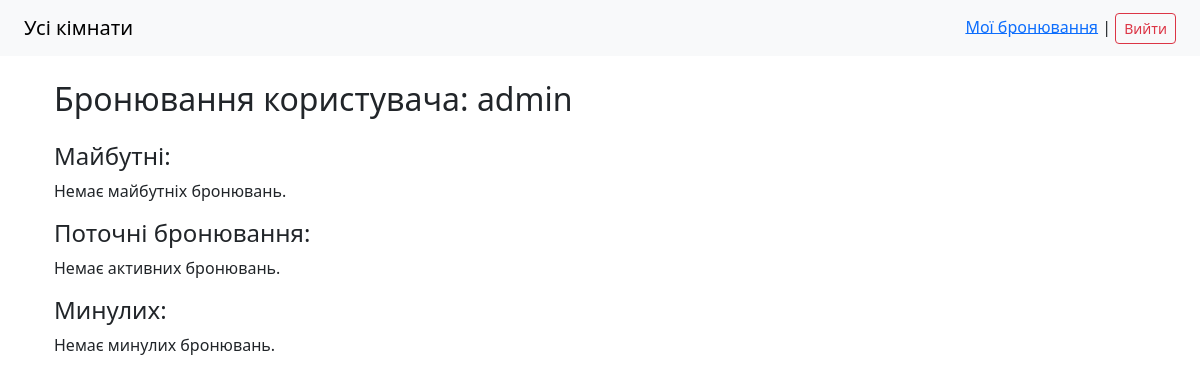
Page /my_bookings/ (signed in) on the earlier database version.
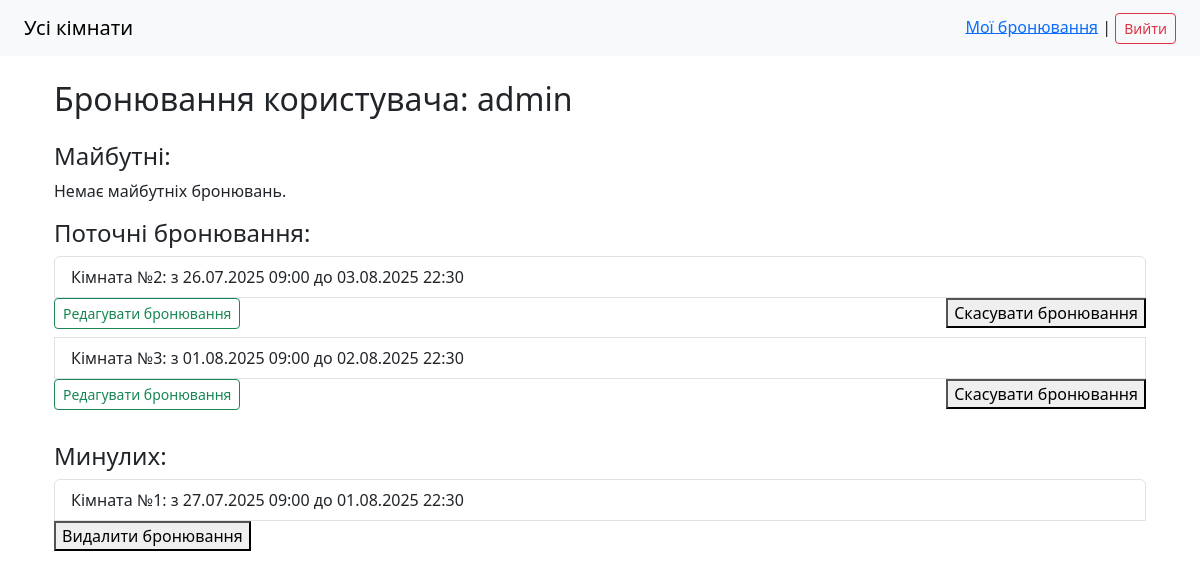
Same page on the later database version.
### booking/models.py (models this page shows, shortened)
class Booking(models.Model):
    user = models.ForeignKey(User, on_delete=models.CASCADE, related_name='bookings')
    room = models.ForeignKey(Room, on_delete = models.CASCADE, related_name = 'bookings')
    start_time = models.DateTimeField()
    end_time = models.DateTimeField()
    created_at = models.DateTimeField(auto_now_add = True)
    status = models.CharField(
        max_length = 20,
        choices = [
            ('pending', 'Очікує підтвердження'),
            ('confirmed', 'Підтверджено'),
            ('cancelled', 'Скасовано')
        ],
        default = 'pending'
    )
    class Meta:
        ordering = ['-created_at']
        verbose_name = "Бронювання"
        verbose_name_plural = "Бронювання"

class Room(models.Model):
    number = models.PositiveIntegerField(unique = True)
    description = models.TextField(blank = True)
    capacity = models.PositiveIntegerField()
    price_per_hour = models.DecimalField(max_digits = 6, decimal_places = 2)
    is_active = models.BooleanField(default=True)
    class Meta:
        verbose_name = "Кімната"
        verbose_name_plural = "Кімнати"

### booking/views.py (the view)
# urls.py: path('my_bookings/', views.my_bookings, name='my_bookings'),
@login_required
def my_bookings(request: HttpRequest):
    user = request.user
    now = timezone.now()
    future_bookings = Booking.objects.filter(user = user, start_time__gte=now).order_by('start_time')
    active_bookings = Booking.objects.filter(user=user, start_time__lte=now, end_time__gte=now).order_by('start_time')
    past_bookings = Booking.objects.filter(user = user, end_time__lt=now).order_by('-start_time')
    return render(request, 'booking/my_bookings.html', {
        'future_bookings': future_bookings,
        'past_bookings': past_bookings,
        'active_bookings': active_bookings
    })

### booking/templates/booking/my_bookings.html (shortened to what this page needs)
{% extends 'base.html' %}
{% block content %}
  <div class="container mt-4">
    <h2 class="mb-4">Бронювання користувача: {{user.username}}</h2>
    <h4>Майбутні:</h4>
    {% if future_bookings %}
      <ul class="list-group mb-4">
        {% for booking in future_bookings %}
          <li class="list-group-item">
            Кімната №{{ booking.room.number }}: з {{ booking.start_time|date:"d.m.Y H:i" }} до {{ booking.end_time|date:"d.m.Y H:i" }}
          </li>
          <div class="d-flex justify-content-between mb-2">
            <div>
              <a href="{% url 'edit_booking' booking.pk %}" class="btn btn-outline-success btn-sm">Редагувати бронювання</a>
            </div>
            <div>
              <form action="{% url 'cancel_booking' booking.pk %}" method="POST">
                {% csrf_token %}
                <button type="submit">Скасувати бронювання</button>
            </div>
          </div>
        {% endfor %}
      </ul>
    {% else %}
      <p>Немає майбутніх бронювань.</p>
    {% endif %}
    <h4>Поточні бронювання:</h4>
    {% if active_bookings %}
      <ul class="list-group mb-4">
        {% for booking in active_bookings %}
          <li class="list-group-item">
            Кімната №{{ booking.room.number }}: з {{ booking.start_time|date:"d.m.Y H:i" }} до {{ booking.end_time|date:"d.m.Y H:i" }}
          </li>
          <div class="d-flex justify-content-between mb-2">
            <div>
              <a href="{% url 'edit_booking' booking.pk %}" class="btn btn-outline-success btn-sm">Редагувати бронювання</a>
            </div>
            <div>
              <form action="{% url 'cancel_booking' booking.pk %}" method="POST">
                <button type="submit">Скасувати бронювання</button>
            </div>
          </div>
        {% endfor %}
      </ul>
    {% else %}
      <p>Немає активних бронювань.</p>
    {% endif %}
    <h4>Минулих:</h4>
    {% if past_bookings %}
      <ul class="list-group">
        {% for booking in past_bookings %}
          <li class="list-group-item">
            Кімната №{{ booking.room.number }}: з {{ booking.start_time|date:"d.m.Y H:i" }} до {{ booking.end_time|date:"d.m.Y H:i" }}
          </li>
          <div class="d-flex justify-content-between mb-2">
            <div>
              <form action="{% url 'cancel_booking' booking.pk %}" method="POST">
                <button type="submit">Видалити бронювання</button>
            </div>
          </div>
        {% endfor %}
      </ul>
    {% else %}
      <p>Немає минулих бронювань.</p>
    {% endif %}
  </div>
{% endblock %}

Differences in the rows shown:
added Booking: room.number "2", start_time "26.07.2025 09:00", end_time "03.08.2025 22:30", shown under "Поточні бронювання:"
added Booking: room.number "3", start_time "01.08.2025 09:00", end_time "02.08.2025 22:30", shown under "Поточні бронювання:"
added Booking: room.number "1", start_time "27.07.2025 09:00", end_time "01.08.2025 22:30", shown under "Минулих:"
Other differences:
text no longer shown: "Немає активних бронювань. Немає минулих бронювань."
